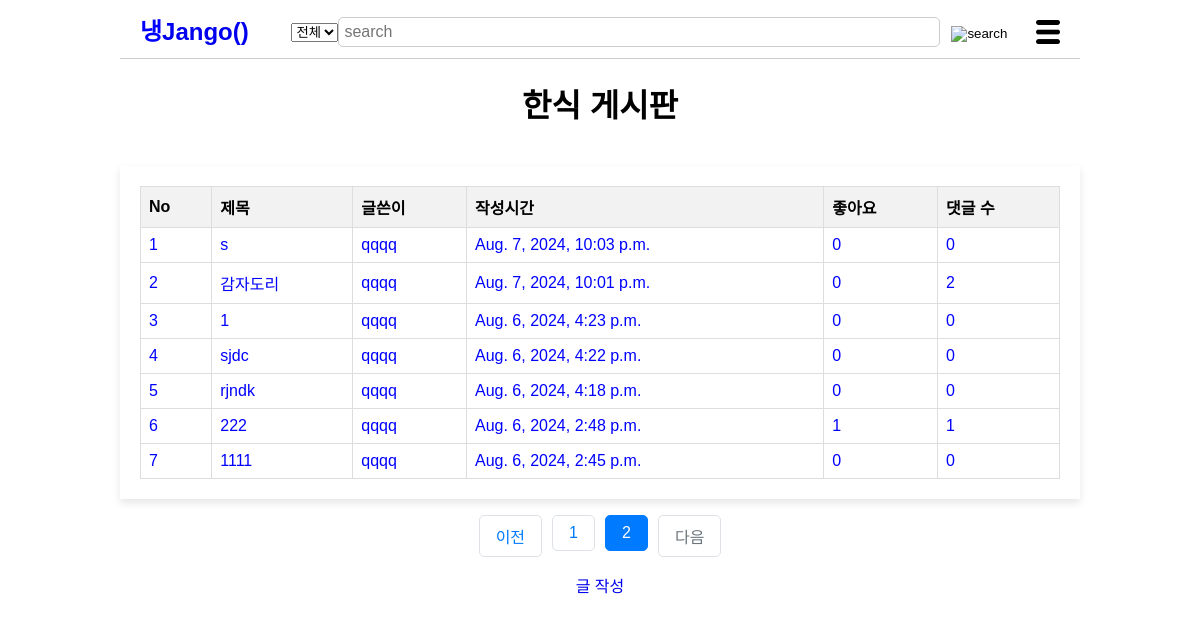
The page /koreapost/?page=2 on the database its author committed.
### post/models.py (models this page shows, shortened)
class Post(models.Model):
    title = models.CharField(max_length=200)
    cooktime = models.IntegerField()
    ingredient = models.TextField()
    cookmethod = models.TextField()
    created_at=models.DateTimeField(auto_now_add=True)
    writer=models.ForeignKey(User, on_delete=models.CASCADE)
    like_users=models.ManyToManyField(settings.AUTH_USER_MODEL, related_name='like_posts', blank=True)
    updated_at=models.DateTimeField(null=True, blank=True, auto_now=True)
    category = models.ForeignKey(Category, on_delete=models.CASCADE)

### post/views/post_views.py (the view)
# urls.py: path('<str:category_name>/',list, name='list'),
def list(request, category_name):
    request.session['previous_page'] = request.get_full_path()
    category = get_object_or_404(Category, name=category_name)
    posts = Post.objects.filter(category=category).annotate(comment_count=Count('comment')).order_by('-created_at')
    page=request.GET.get('page', '1')
    paginator=Paginator(posts, 10)
    page_obj=paginator.get_page(page)
    context={
        'list': page_obj,
        }
    if category_name=="koreapost":
        return render(request, 'koreapost.html', context)
    elif category_name=="chinapost":
        return render(request, 'chinapost.html', context)
    elif category_name=="japanpost":
        return render(request, 'japanpost.html', context)
    else:
        return render(request, '404.html')

### post/templates/koreapost.html (shortened to what this page needs)
<!DOCTYPE html>
<html lang="ko">
    <head>
        {% load static %}
        <link rel="stylesheet" href="{%static 'css/styles-koreapost.css' %}">
</head>
<body>
    <header>
            <div class="logo"><a href="{% url 'post:main' %}">
                <span class="blue">냉</span>Jango() </a>
            </div>
            <form method="POST" action="{% url 'post:search' user.id %}">
                <div class="search-bar">
                    <select name="search_select">
                        <option value="전체">전체</option>
                    </select>
                    <input type="text" placeholder="search" name="searched">
                    <button><img src="{% static 'image/search-icon.png' %}" alt="search"></button>
                </div>
            </form>
            <div class="menu-icon">
                <img src="{% static 'image/menu-icon.png' %}" alt="menu">
            </div>
        </header>
        <h1>한식 게시판</h1>
        <br>
        <div class="container">
            <table>
                <thead>
                    <tr>
                        <th>No</th>
                        <th>제목</th>
                        <th>글쓴이</th>
                        <th>작성시간</th>
                        <th>좋아요</th>
                        <th>댓글 수</th>
                    </tr>
                </thead>
                <tbody>
                    {% for post in list %}
                    <tr class="fixed" data-href="{% url 'post:show' post.id %}">
                        <td>{{ forloop.counter }}</td>
                        <td>{{ post.title }}</td>
                        <td>{{ post.writer }}</td>
                        <td>{{ post.created_at }}</td>
                        <td>{{ post.like_users.all.count }}</td>
                        <td>{{ post.comment_count }}</td>
                    </tr>
                    {% endfor %}
                </tbody>
            </table>
        </div>
        <ul class="pagination justify-content-center">
            {% if list.has_previous %}
                <li class="page-item">
                    <a class="page-link" href="?page={{ list.previous_page_number }}">이전</a>
                </li>
            {% else %}
                <li class="page-item disabled">
                    <a class="page-link" tabindex="-1" aria-disabled="true" href="#">이전</a>
                </li>
            {% endif %}
            {% for page_number in list.paginator.page_range %}
            {% if page_number >= list.number|add:-5 and page_number <= list.number|add:5 %}
            {% if page_number == list.number %}
                <li class="page-item active" aria-current="page">
                    <a class="page-link" href="?page={{ page_number }}">{{ page_number }}</a>
                </li>
            {% else %}
                <li class="page-item">
                    <a class="page-link" href="?page={{ page_number }}">{{ page_number }}</a>
                </li>
            {% endif %}
            {% endif %}
            {% endfor %}
            {% if list.has_next %}
                <li class="page-item">
                    <a class="page-link" href="?page={{ list.next_page_number }}">다음</a>
                </li>
            {% else %}
                <li class="page-item disabled">
                    <a class="page-link" tabindex="-1" aria-disabled="true" href="#">다음</a>
                </li>
            {% endif %}
        </ul>
    <a href="{% url 'post:write' %}">글 작성</a>
    </body>
</html>

### static/css/styles-koreapost.css (style rules this page uses)
body { font-family: Arial, sans-serif; margin: 0 auto; padding: 0; text-align: center; width: 960px; overflow-x: auto; }
header { display: flex; justify-content: space-between; align-items: center; padding: 10px 20px; background-color: #fff; border-bottom: 1px solid #ccc; }
a { text-decoration-line: none; text-decoration-color: black; }
.logo { font-size: 24px; font-weight: bold; margin-right: 20px; }
.logo .blue { color: blue; }
.search-bar { padding-top: 6px; display: flex; align-items: center; flex-grow: 1; margin: 0 20px; }
.search-bar input { width: 590px; padding: 5px; font-size: 16px; border: 1px solid #ccc; border-radius: 5px; flex-grow: 1; }
.search-bar button { background: none; border: none; cursor: pointer; margin-left: 5px; }
.search-bar button img { margin-top: 3px; width: 30px; height: 30px; }
.menu-icon { position: relative; display: inline-block; }
.menu-icon img { margin-top: 10px; width: 24px; height: 24px; cursor: pointer; }
.container { margin: 0 auto; max-width: 1000px; background-color: #fff; padding: 20px; box-shadow: 0 4px 8px rgba(0, 0, 0, 0.1); }
table { width: 100%; border-collapse: collapse; }
th, td { border: 1px solid #ddd; padding: 8px; text-align: left; }
th { background-color: #f2f2f2; font-weight: bold; }
.fixed { color: blue; }
.pagination { display: flex; justify-content: center; list-style-type: none; padding: 0; }
.page-item { margin: 0 5px; }
.page-link { display: block; padding: 8px 16px; text-decoration: none; color: #007bff; border: 1px solid #dee2e6; border-radius: 5px; }
.page-item.disabled .page-link { color: #6c757d; pointer-events: none; cursor: not-allowed; }
.page-item.active .page-link { color: white; background-color: #007bff; border-color: #007bff; }

### rows shown on the page
Post: title "s", writer "qqqq", created_at "Aug. 7, 2024, 10:03 p.m.", like_users.all.count "0", comment_count "0"
Post: title "감자도리", writer "qqqq", created_at "Aug. 7, 2024, 10:01 p.m.", like_users.all.count "0", comment_count "2"
Post: title "1", writer "qqqq", created_at "Aug. 6, 2024, 4:23 p.m.", like_users.all.count "0", comment_count "0"
Post: title "sjdc", writer "qqqq", created_at "Aug. 6, 2024, 4:22 p.m.", like_users.all.count "0", comment_count "0"
Post: title "rjndk", writer "qqqq", created_at "Aug. 6, 2024, 4:18 p.m.", like_users.all.count "0", comment_count "0"
Post: title "222", writer "qqqq", created_at "Aug. 6, 2024, 2:48 p.m.", like_users.all.count "1", comment_count "1"
Post: title "1111", writer "qqqq", created_at "Aug. 6, 2024, 2:45 p.m.", like_users.all.count "0", comment_count "0"

### other values the page prints
{{ page_number }} "1"
{{ page_number }} "2"
